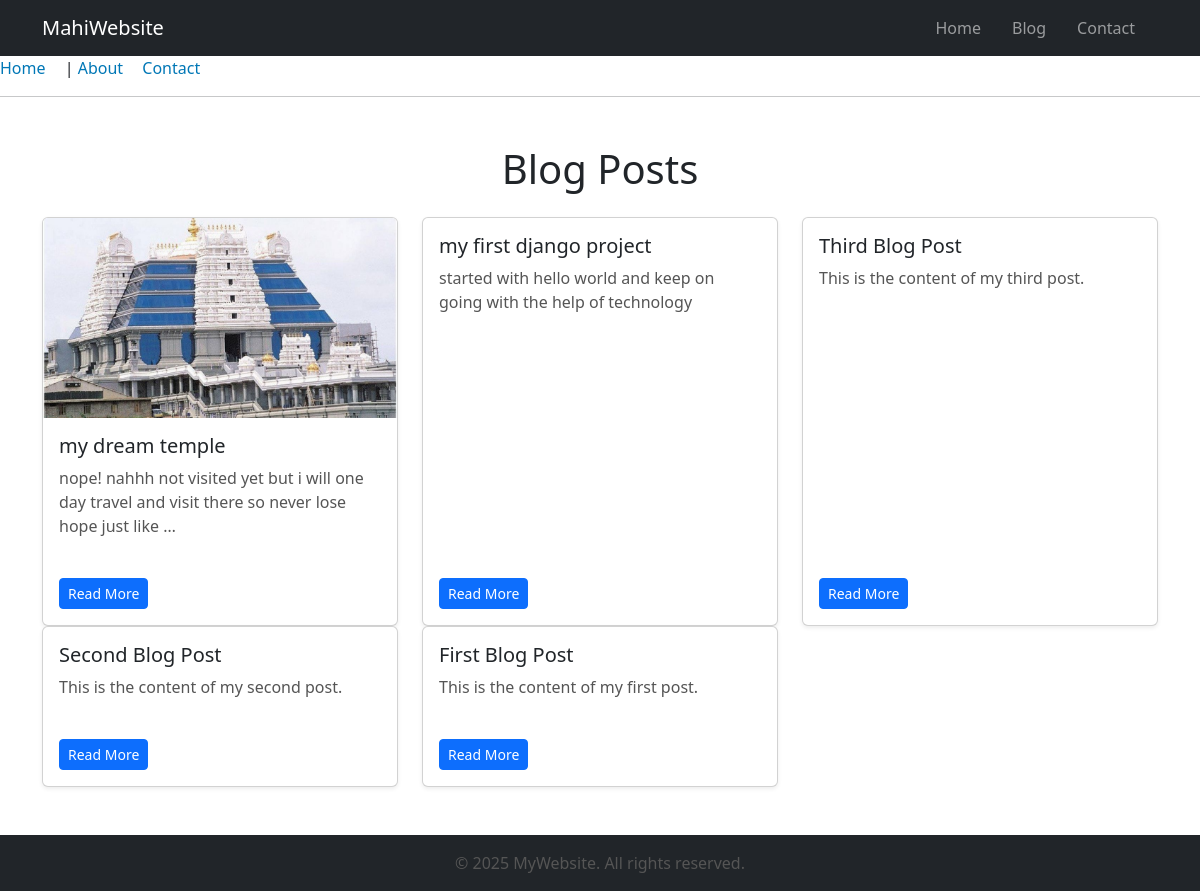
Screenshot of /blog/ with the database file from the repository.
### home/models.py (models this page shows, shortened)
class BlogPost(models.Model):
    title = models.CharField(max_length=200)
    content = models.TextField()
    created_at = models.DateTimeField(auto_now_add=True)
    category = models.ForeignKey(Category, on_delete=models.CASCADE, null=True, blank=True)
    image = models.ImageField(upload_to='blog_images/', null=True, blank=True)

### home/views.py (the view)
# urls.py: path('blog/', views.blog_list, name='blog_list'),
def blog_list(request):
    blogs = BlogPost.objects.all().order_by('-created_at')
    return render(request, 'blog_list.html', {'blogs': blogs})

### home/templates/blog_list.html (shortened to what this page needs)
{% extends 'base.html' %}
{% block content %}
<div class="container mt-5">
    <h1 class="mb-4 text-center">Blog Posts</h1>
    <div class="row">
        {% for blog in blogs %}
        <div class="col-md-6 col-lg-4">
            <div class="card mb-4 shadow-sm h-100">
                {% if blog.image %}
                    <img src="{{ blog.image.url }}" class="card-img-top" alt="{{ blog.title }}" style="height: 200px; object-fit: cover;">
                {% endif %}
                <div class="card-body d-flex flex-column">
                    <h5 class="card-title">{{ blog.title }}</h5>
                    <p class="card-text">{{ blog.content|truncatewords:20 }}</p>
                    <div class="mt-auto">
                        <a href="{% url 'blog_detail' blog.id %}" class="btn btn-primary btn-sm">Read More</a>
                    </div>
                </div>
            </div>
        </div>
        {% empty %}
        <div class="alert alert-warning text-center">
            No blog posts yet. Please check back later!
        </div>
        {% endfor %}
    </div>
</div>
{% endblock %}

### home/templates/base.html (shortened to what this page needs)
<!DOCTYPE html>
<html lang="en">
    <head>
        {% load static %}
        <link rel="stylesheet" type="text/css" href="{% static 'style.css' %}">
        <link href="https://cdn.jsdelivr.net/npm/bootstrap@5.3.2/dist/css/bootstrap.min.css" rel="stylesheet">
    </head>
<body>
    <nav class="navbar navbar-expand-lg navbar-dark bg-dark">
        <div class="container">
          <a class="navbar-brand" href="/">MahiWebsite</a>
          <div class="collapse navbar-collapse" id="navbarNav">
            <ul class="navbar-nav ms-auto">
              <li class="nav-item">
                <a class="nav-link" href="/">Home</a>
              </li>
              <li class="nav-item">
                <a class="nav-link" href="/blog/">Blog</a>
              </li>
              <li class="nav-item">
                <a class="nav-link" href="/contact/">Contact</a>
              </li>
            </ul>
          </div>
        </div>
      </nav>
    <nav>
        <a href="/">Home</a> |
        <a href="/about/">About</a>
        <a href="/contact/">Contact</a>
    </nav>
    <hr>
    {% block content %}{% endblock %}
    <footer class="bg-dark text-white text-center py-3 mt-5">
        <div class="container">
          <p class="mb-0">&copy; 2025 MyWebsite. All rights reserved.</p>
        </div>
      </footer>
</body>
</html>

### home/static/style.css (style rules this page uses)
body { font-family: Arial, sans-serif; margin: 20px; background-color: #e0f7fa; }
nav a { margin-right: 15px; text-decoration: none; color: #0077b6; }
h1 { color: #0077b6; }
p { color: #555; }

### rows the page displays
BlogPost: image (picture), title "my dream temple", content "nope! nahhh not visited yet but i will one day travel and visit there so never lose hope just like …"
BlogPost: title "my first django project", content "started with hello world and keep on going with the help of technology"
BlogPost: title "Third Blog Post", content "This is the content of my third post."
BlogPost: title "Second Blog Post", content "This is the content of my second post."
BlogPost: title "First Blog Post", content "This is the content of my first post."
